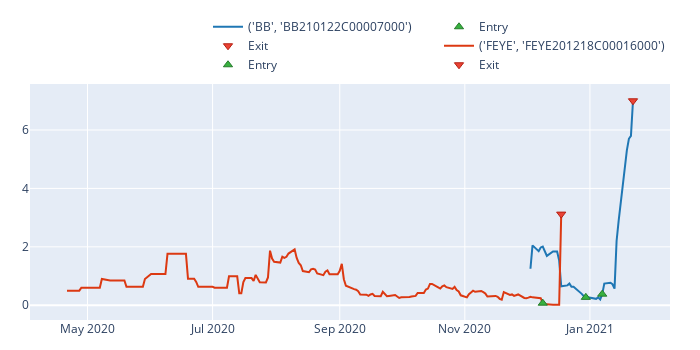

Notebook code cell kept with this figure:
### Markdown cell above
### Show trades

This is excellent! Potentially figure out how to add this to a dashboard with a selector. 

Inspiration also here: https://nbviewer.jupyter.org/github/polakowo/vectorbt/blob/master/examples/PortfolioOptimization.ipynb Looks like there could be a much better way of indexing these.


### Dashboard inspiration
Probably will need to create a dashboard using dash components: https://github.com/facultyai/dash-bootstrap-components like this: https://github.com/polakowo/vectorbt/tree/master/apps/candlestick-patterns.

Example here: https://candlestick-patterns.herokuapp.com/

### Code cell
# df_amc = df_tmp['AMC210122C00002500'].dropna()
# contract_symbol = 'AMC210122C00002500'

# exit_df = rand_exit_df.copy()
exit_df = exp_exit_df.copy()
exit_df.columns = df_tmp.columns
entry_df.columns = df_tmp.columns

contract_symbol = df_tmp.columns[3]

fig = df_tmp[contract_symbol].dropna().vbt.plot(trace_kwargs=dict(name=f'{contract_symbol}'))
fig = entry_df.loc[df_tmp[contract_symbol].dropna().index,contract_symbol].vbt.signals.plot_as_entry_markers(df_tmp[contract_symbol].dropna(), fig=fig)
fig = exit_df.loc[df_tmp[contract_symbol].dropna().index,contract_symbol].vbt.signals.plot_as_exit_markers(df_tmp[contract_symbol].dropna(), fig=fig)

contract_symbol = df_tmp.columns[4]
fig = df_tmp[contract_symbol].dropna().vbt.plot(trace_kwargs=dict(name=f'{contract_symbol}'), fig=fig)
fig = entry_df.loc[df_tmp[contract_symbol].dropna().index,contract_symbol].vbt.signals.plot_as_entry_markers(df_tmp[contract_symbol].dropna(), fig=fig)
fig = exit_df.loc[df_tmp[contract_symbol].dropna().index,contract_symbol].vbt.signals.plot_as_exit_markers(df_tmp[contract_symbol].dropna(), fig=fig)

fig.show()

### Figure 1 — Plotly figure (JSON) as saved in the notebook; plotly's stock layout.template omitted (floating-point values rounded to 4 significant figures; data arrays with more than 128 entries replaced by an {"elided": "..."} marker saying what was removed)
{"data": [{"name": "('BB', 'BB210122C00007000')", "showlegend": true, "type": "scatter", "uid": "f6166712-6991-4192-a7d8-0a3be7bf37d5", "x": ["2020-12-03T00:00:00", "2020-12-04T00:00:00", "2020-12-07T00:00:00", "2020-12-08T00:00:00", "2020-12-09T00:00:00", "2020-12-10T00:00:00", "2020-12-11T00:00:00", "2020-12-14T00:00:00", "2020-12-15T00:00:00", "2020-12-16T00:00:00", "2020-12-17T00:00:00", "2020-12-18T00:00:00", "2020-12-21T00:00:00", "2020-12-22T00:00:00", "2020-12-23T00:00:00", "2020-12-24T00:00:00", "2020-12-28T00:00:00", "2020-12-29T00:00:00", "2020-12-30T00:00:00", "2020-12-31T00:00:00", "2021-01-04T00:00:00", "2021-01-05T00:00:00", "2021-01-06T00:00:00", "2021-01-07T00:00:00", "2021-01-08T00:00:00", "2021-01-11T00:00:00", "2021-01-12T00:00:00", "2021-01-13T00:00:00", "2021-01-14T00:00:00", "2021-01-15T00:00:00", "2021-01-19T00:00:00", "2021-01-20T00:00:00", "2021-01-21T00:00:00", "2021-01-22T00:00:00"], "y": [1.25, 2.05, 1.85, 1.98, 2.01, 1.84, 1.69, 1.84, 1.84, 1.84, 1.53, 0.65, 0.68, 0.74, 0.63, 0.63, 0.39, 0.31, 0.27, 0.27, 0.22, 0.27, 0.2, 0.38, 0.74, 0.77, 0.72, 0.57, 2.2, 2.89, 5.3, 5.7, 5.8, 7]}, {"marker": {"color": "#37B13F", "line": {"color": "rgb(38,123,44)", "width": 1}, "size": 8, "symbol": "triangle-up"}, "mode": "markers", "name": "Entry", "showlegend": true, "type": "scatter", "uid": "2b04cafb-2edd-4660-9410-429d06f24db7", "x": ["2020-12-03T00:00:00", "2020-12-04T00:00:00", "2020-12-07T00:00:00", "2020-12-08T00:00:00", "2020-12-09T00:00:00", "2020-12-10T00:00:00", "2020-12-11T00:00:00", "2020-12-14T00:00:00", "2020-12-15T00:00:00", "2020-12-16T00:00:00", "2020-12-17T00:00:00", "2020-12-18T00:00:00", "2020-12-21T00:00:00", "2020-12-22T00:00:00", "2020-12-23T00:00:00", "2020-12-24T00:00:00", "2020-12-28T00:00:00", "2020-12-29T00:00:00", "2020-12-30T00:00:00", "2020-12-31T00:00:00", "2021-01-04T00:00:00", "2021-01-05T00:00:00", "2021-01-06T00:00:00", "2021-01-07T00:00:00", "2021-01-08T00:00:00", "2021-01-11T00:00:00", "2021-01-12T00:00:00", "2021-01-13T00:00:00", "2021-01-14T00:00:00", "2021-01-15T00:00:00", "2021-01-19T00:00:00", "2021-01-20T00:00:00", "2021-01-21T00:00:00", "2021-01-22T00:00:00"], "y": [null, null, null, null, null, null, null, null, null, null, null, null, null, null, null, null, null, null, 0.27, null, null, null, null, 0.38, null, null, null, null, null, null, null, null, null, null]}, {"marker": {"color": "#EA4335", "line": {"color": "rgb(181,31,18)", "width": 1}, "size": 8, "symbol": "triangle-down"}, "mode": "markers", "name": "Exit", "showlegend": true, "type": "scatter", "uid": "6abb7772-1773-4768-8d44-5c1f9911bf69", "x": ["2020-12-03T00:00:00", "2020-12-04T00:00:00", "2020-12-07T00:00:00", "2020-12-08T00:00:00", "2020-12-09T00:00:00", "2020-12-10T00:00:00", "2020-12-11T00:00:00", "2020-12-14T00:00:00", "2020-12-15T00:00:00", "2020-12-16T00:00:00", "2020-12-17T00:00:00", "2020-12-18T00:00:00", "2020-12-21T00:00:00", "2020-12-22T00:00:00", "2020-12-23T00:00:00", "2020-12-24T00:00:00", "2020-12-28T00:00:00", "2020-12-29T00:00:00", "2020-12-30T00:00:00", "2020-12-31T00:00:00", "2021-01-04T00:00:00", "2021-01-05T00:00:00", "2021-01-06T00:00:00", "2021-01-07T00:00:00", "2021-01-08T00:00:00", "2021-01-11T00:00:00", "2021-01-12T00:00:00", "2021-01-13T00:00:00", "2021-01-14T00:00:00", "2021-01-15T00:00:00", "2021-01-19T00:00:00", "2021-01-20T00:00:00", "2021-01-21T00:00:00", "2021-01-22T00:00:00"], "y": [null, null, null, null, null, null, null, null, null, null, null, null, null, null, null, null, null, null, null, null, null, null, null, null, null, null, null, null, null, null, null, null, null, 7]}, {"name": "('FEYE', 'FEYE201218C00016000')", "showlegend": true, "type": "scatter", "uid": "d840a18d-c4b5-49a3-8875-42cc42ec207b", "x": {"elided": "169 str values"}, "y": {"elided": "169 float values"}}, {"marker": {"color": "#37B13F", "line": {"color": "rgb(38,123,44)", "width": 1}, "size": 8, "symbol": "triangle-up"}, "mode": "markers", "name": "Entry", "showlegend": true, "type": "scatter", "uid": "4104f502-36ad-4dc4-9bc8-e3745cde2d3c", "x": {"elided": "169 str values"}, "y": {"elided": "169 float values"}}, {"marker": {"color": "#EA4335", "line": {"color": "rgb(181,31,18)", "width": 1}, "size": 8, "symbol": "triangle-down"}, "mode": "markers", "name": "Exit", "showlegend": true, "type": "scatter", "uid": "2e5a3ace-e08d-4221-bb86-b6e870ef9cb7", "x": {"elided": "169 str values"}, "y": {"elided": "169 float values"}}], "layout": {"height": 350, "legend": {"orientation": "h", "traceorder": "normal", "x": 1, "xanchor": "right", "y": 1.02, "yanchor": "bottom"}, "margin": {"b": 30, "l": 30, "r": 30, "t": 30}, "width": 700}}
